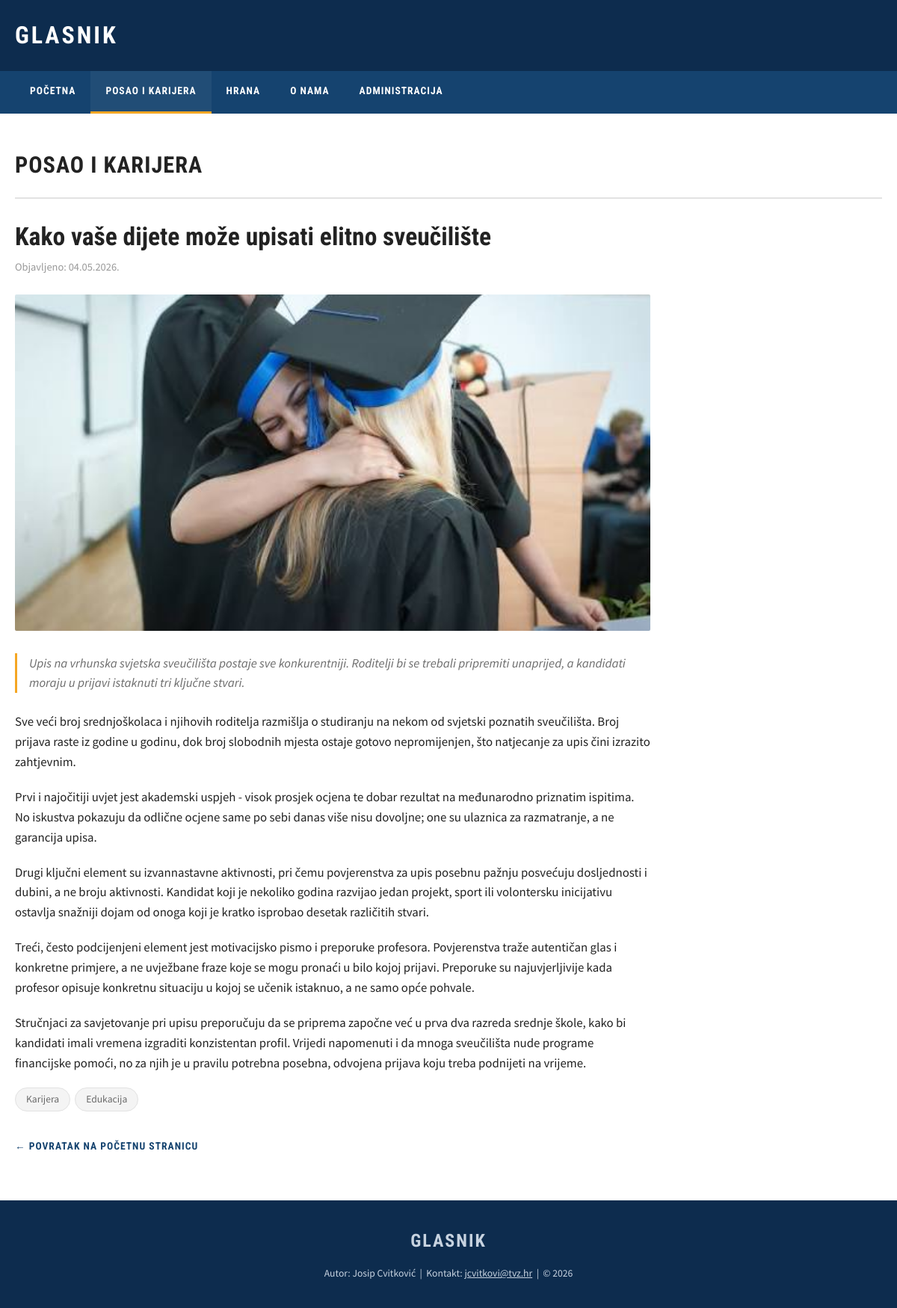
The page /clanak.php?id=3 on the database its author committed.
### tables this page shows
CREATE TABLE `vijesti` (
  `id` int(10) UNSIGNED NOT NULL,
  `naslov` varchar(255) NOT NULL,
  `sazetak` text NOT NULL,
  `tekst` text NOT NULL,
  `kategorija` varchar(50) NOT NULL,
  `oznake` varchar(255) DEFAULT NULL,
  `slika` varchar(255) DEFAULT NULL,
  `prikazi` tinyint(1) NOT NULL DEFAULT 1,
  `datum` date NOT NULL
);

### clanak.php (the view, shortened to what this page needs)
<?php
require "connect.php";
$id = isset($_GET["id"]) ? (int) $_GET["id"] : 0;
$clanak = null;
if ($id > 0) {
    $upit = $mysqli->prepare("SELECT * FROM vijesti WHERE id = ?");
    $upit->bind_param("i", $id);
    $upit->execute();
    $rezultat = $upit->get_result();
    $clanak = $rezultat->fetch_assoc();
}
?>
<!DOCTYPE html>
<html lang="hr">
<head>
  <link rel="stylesheet" href="css/style.css">
</head>
<body>
  <header class="zaglavlje">
    <div class="container">
      <a href="index.php" class="logo">GLASNIK</a>
    </div>
  </header>
  <nav class="navigacija">
    <div class="container">
      <ul>
        <li><a href="index.php">Početna</a></li>
        <li>
          <a href="index.php#posao-karijera"
             <?php echo ($clanak && $clanak["kategorija"] === "Posao i karijera") ? 'class="aktivno"' : ''; ?>>
             Posao i karijera</a>
        </li>
        <li>
          <a href="index.php#hrana"
             <?php echo ($clanak && $clanak["kategorija"] === "Hrana") ? 'class="aktivno"' : ''; ?>>
             Hrana</a>
        </li>
        <li><a href="o-nama.html">O nama</a></li>
        <li><a href="administracija.php">Administracija</a></li>
      </ul>
    </div>
  </nav>
  <main class="sadrzaj">
    <div class="container">
      <section>
        <?php if ($clanak): ?>
          <h1 class="naslov-sekcije"><?php echo htmlspecialchars($clanak["kategorija"]); ?></h1>
          <article class="clanak">
            <h2 class="naslov-clanka"><?php echo htmlspecialchars($clanak["naslov"]); ?></h2>
            <p class="datum-objave">Objavljeno: <?php echo date("d.m.Y.", strtotime($clanak["datum"])); ?></p>
            <?php
            $slika = !empty($clanak["slika"]) ? $clanak["slika"] : "slike/bez-slike.jpg";
            ?>
            <img class="slika-clanka" src="<?php echo htmlspecialchars($slika); ?>" alt="<?php echo htmlspecialchars($clanak["naslov"]); ?>">
            <p class="sazetak-vijesti"><?php echo nl2br(htmlspecialchars($clanak["sazetak"])); ?></p>
            <?php
            $odlomci = preg_split('/\r\n|\r|\n/', $clanak["tekst"]);
            foreach ($odlomci as $odlomak) {
                $odlomak = trim($odlomak);
                if ($odlomak !== "") {
                    echo "<p>" . htmlspecialchars($odlomak) . "</p>\n";
                }
            }
            ?>
            <?php if (!empty($clanak["oznake"])): ?>
              <p class="oznake-clanka">
                <?php
                $sve_oznake = explode(",", $clanak["oznake"]);
                foreach ($sve_oznake as $oznaka) {
                    $oznaka = trim($oznaka);
                    if ($oznaka !== "") {
                        echo '<span class="oznaka">' . htmlspecialchars($oznaka) . '</span>';
                    }
                }
                ?>
              </p>
            <?php endif; ?>
            <a class="povratak" href="index.php">&larr; Povratak na početnu stranicu</a>
          </article>
        <?php endif; ?>
      </section>
    </div>
  </main>
  <footer class="podnozje">
    <div class="container">
      <p class="logo">GLASNIK</p>
      <p>Autor: Josip Cvitković &nbsp;|&nbsp; Kontakt: <a href="mailto:jcvitkovi@tvz.hr">jcvitkovi@tvz.hr</a> &nbsp;|&nbsp; &copy; 2026</p>
    </div>
  </footer>
</body>
</html>

### css/style.css (style rules this page uses)
:root { --boja-tamna: #0d2c4e; --boja-srednja: #15436f; --boja-naglasak: #f5a623; --boja-pozadina: #f4f4f4; --boja-sadrzaj: #ffffff; --boja-tekst: #222222; --boja-tekst-blijedi: #6b6b6b; --boja-rub: #e2e2e2; --font-naslov: 'Roboto Condensed', Arial, sans-serif; --font-tekst: 'Source Sans Pro', Arial, sans-serif; }
* { margin: 0; padding: 0; box-sizing: border-box; }
html { scroll-behavior: smooth; }
body { font-family: var(--font-tekst); color: var(--boja-tekst); background-color: var(--boja-pozadina); line-height: 1.6; }
.container { max-width: 1200px; margin: 0 auto; padding: 0 20px; }
a { color: inherit; }
img { max-width: 100%; display: block; }
.zaglavlje { background-color: var(--boja-tamna); padding: 22px 0; }
.logo { display: inline-block; font-family: var(--font-naslov); font-size: 2rem; font-weight: 700; letter-spacing: 3px; color: #ffffff; text-decoration: none; }
.navigacija { background-color: var(--boja-srednja); }
.navigacija ul { display: flex; flex-wrap: wrap; list-style: none; }
.navigacija a { display: block; padding: 16px 20px; font-family: var(--font-naslov); font-weight: 700; font-size: 0.85rem; letter-spacing: 1px; text-transform: uppercase; color: #ffffff; text-decoration: none; border-bottom: 3px solid transparent; transition: border-color 0.2s ease, background-color 0.2s ease; }
.navigacija a:hover, .navigacija a:focus, .navigacija a.aktivno { border-bottom-color: var(--boja-naglasak); background-color: rgba(255, 255, 255, 0.05); }
.sadrzaj { background-color: var(--boja-sadrzaj); padding: 45px 0 60px; }
.naslov-sekcije { font-family: var(--font-naslov); font-size: 1.9rem; font-weight: 700; text-transform: uppercase; letter-spacing: 1px; color: var(--boja-tekst); padding-bottom: 18px; margin-bottom: 30px; border-bottom: 2px solid var(--boja-rub); }
.clanak { max-width: 850px; }
.clanak .naslov-clanka { font-family: var(--font-naslov); font-size: 2.1rem; font-weight: 700; margin: 22px 0 8px; line-height: 1.25; }
.clanak .datum-objave { color: #999999; font-size: 0.9rem; margin-bottom: 25px; }
.clanak .slika-clanka { width: 100%; max-height: 450px; object-fit: cover; border-radius: 2px; margin-bottom: 30px; }
.clanak p { margin-bottom: 20px; font-size: 1.05rem; }
.povratak { display: inline-block; margin-top: 10px; font-family: var(--font-naslov); font-weight: 700; font-size: 0.85rem; letter-spacing: 1px; text-transform: uppercase; color: var(--boja-srednja); text-decoration: none; }
.podnozje { background-color: var(--boja-tamna); color: #ffffff; text-align: center; padding: 35px 0; }
.podnozje .logo { font-size: 1.5rem; letter-spacing: 2px; margin-bottom: 14px; }
.podnozje p { font-size: 0.85rem; color: #c7d3e0; }
.podnozje a { color: #c7d3e0; text-decoration: underline; }
.clanak .sazetak-vijesti { font-style: italic; color: var(--boja-tekst-blijedi); border-left: 3px solid var(--boja-naglasak); padding-left: 16px; margin-bottom: 25px; }
.oznake-clanka { margin: 10px 0 25px; }
.oznaka { display: inline-block; background-color: var(--boja-pozadina); border: 1px solid var(--boja-rub); border-radius: 20px; padding: 4px 14px; font-size: 0.85rem; color: var(--boja-tekst-blijedi); margin: 0 6px 6px 0; }

### rows shown on the page
vijesti: kategorija "POSAO I KARIJERA", naslov "Kako vaše dijete može upisati elitno sveučilište", datum "04.05.2026.", slika (picture), sazetak "Upis na vrhunska svjetska sveučilišta postaje sve konkurentniji. Roditelji bi se trebali pripremiti unaprijed, a kandidati moraju u prijavi istaknuti tri ključne stvari.", tekst "Sve veći broj srednjoškolaca i njihovih roditelja razmišlja o studiranju na nekom od svjetski poznatih sveučilišta. Broj prijava raste iz godine u godinu, dok broj slobodnih mjesta ostaje gotovo nepromijenjen, što natjecanje za upis čini izrazito zahtjevnim.", tekst "Prvi i najočitiji uvjet jest akademski uspjeh - visok prosjek ocjena te dobar rezultat na međunarodno priznatim ispitima. No iskustva pokazuju da odlične ocjene same po sebi danas više nisu dovoljne; one su ulaznica za razmatranje, a ne garancija upisa.", tekst "Drugi ključni element su izvannastavne aktivnosti, pri čemu povjerenstva za upis posebnu pažnju posvećuju dosljednosti i dubini, a ne broju aktivnosti. Kandidat koji je nekoliko godina razvijao jedan projekt, sport ili volontersku inicijativu ostavlja snažniji dojam od onoga koji je kratko isprobao desetak različitih stvari.", tekst "Treći, često podcijenjeni element jest motivacijsko pismo i preporuke profesora. Povjerenstva traže autentičan glas i konkretne primjere, a ne uvježbane fraze koje se mogu pronaći u bilo kojoj prijavi. Preporuke su najuvjerljivije kada profesor opisuje konkretnu situaciju u kojoj se učenik istaknuo, a ne samo opće pohvale.", tekst "Stručnjaci za savjetovanje pri upisu preporučuju da se priprema započne već u prva dva razreda srednje škole, kako bi kandidati imali vremena izgraditi konzistentan profil. Vrijedi napomenuti i da mnoga sveučilišta nude programe financijske pomoći, no za njih je u pravilu potrebna posebna, odvojena prijava koju treba podnijeti na vrijeme.", oznake "Karijera", oznake "Edukacija"
